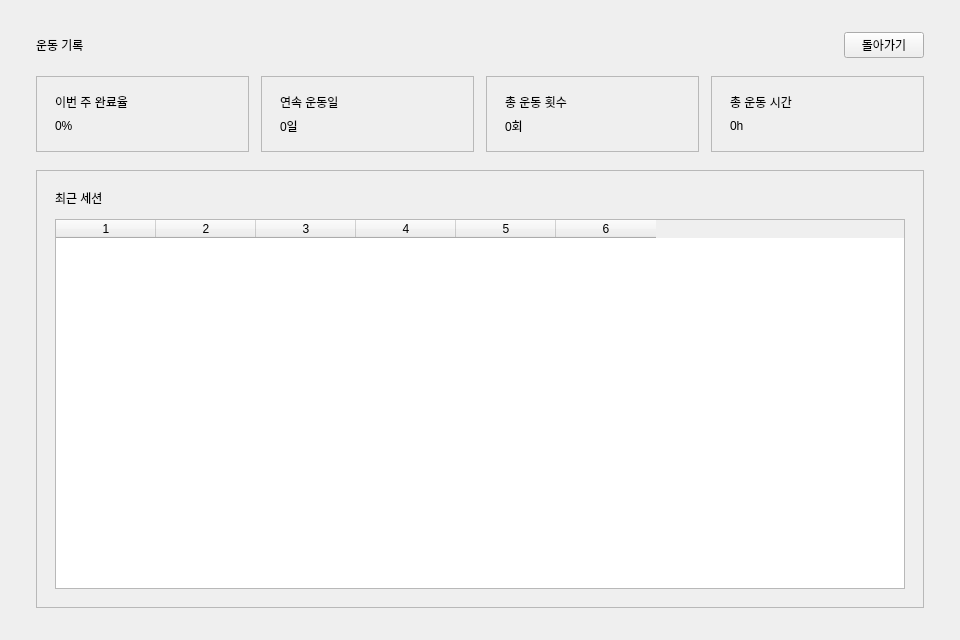
<?xml version="1.0" encoding="UTF-8"?>
<ui version="4.0">
 <class>History</class>
 <widget class="QWidget" name="historyPage">
  <property name="geometry">
   <rect>
    <x>0</x>
    <y>0</y>
    <width>960</width>
    <height>640</height>
   </rect>
  </property>
  <layout class="QVBoxLayout" name="historyLayout">
   <property name="leftMargin">
    <number>36</number>
   </property>
   <property name="topMargin">
    <number>32</number>
   </property>
   <property name="rightMargin">
    <number>36</number>
   </property>
   <property name="bottomMargin">
    <number>32</number>
   </property>
   <property name="spacing">
    <number>18</number>
   </property>
   <item>
    <layout class="QHBoxLayout" name="headerLayout">
     <item>
      <widget class="QLabel" name="titleLabel">
       <property name="text">
        <string>운동 기록</string>
       </property>
      </widget>
     </item>
     <item>
      <spacer name="headerSpacer">
       <property name="orientation">
        <enum>Qt::Horizontal</enum>
       </property>
       <property name="sizeHint" stdset="0">
        <size>
         <width>40</width>
         <height>20</height>
        </size>
       </property>
      </spacer>
     </item>
     <item>
      <widget class="QPushButton" name="backButton">
       <property name="minimumWidth">
        <number>120</number>
       </property>
       <property name="text">
        <string>돌아가기</string>
       </property>
      </widget>
     </item>
    </layout>
   </item>
   <item>
    <layout class="QHBoxLayout" name="summaryLayout">
     <property name="spacing">
      <number>12</number>
     </property>
     <item>
      <widget class="QFrame" name="cardFrame">
       <property name="frameShape">
        <enum>QFrame::StyledPanel</enum>
       </property>
       <layout class="QVBoxLayout" name="completionCardLayout">
        <property name="leftMargin"><number>18</number></property>
        <property name="topMargin"><number>16</number></property>
        <property name="rightMargin"><number>18</number></property>
        <property name="bottomMargin"><number>16</number></property>
        <item>
         <widget class="QLabel" name="completionRateCaptionLabel">
          <property name="text">
           <string>이번 주 완료율</string>
          </property>
          <property name="role" stdset="0">
           <string>muted</string>
          </property>
         </widget>
        </item>
        <item>
         <widget class="QLabel" name="completionRateLabel">
          <property name="text">
           <string>0%</string>
          </property>
          <property name="role" stdset="0">
           <string>metric</string>
          </property>
         </widget>
        </item>
       </layout>
      </widget>
     </item>
     <item>
      <widget class="QFrame" name="cardFrame">
       <property name="frameShape">
        <enum>QFrame::StyledPanel</enum>
       </property>
       <layout class="QVBoxLayout" name="streakCardLayout">
        <property name="leftMargin"><number>18</number></property>
        <property name="topMargin"><number>16</number></property>
        <property name="rightMargin"><number>18</number></property>
        <property name="bottomMargin"><number>16</number></property>
        <item>
         <widget class="QLabel" name="streakCaptionLabel">
          <property name="text">
           <string>연속 운동일</string>
          </property>
          <property name="role" stdset="0">
           <string>muted</string>
          </property>
         </widget>
        </item>
        <item>
         <widget class="QLabel" name="streakLabel">
          <property name="text">
           <string>0일</string>
          </property>
          <property name="role" stdset="0">
           <string>metric</string>
          </property>
         </widget>
        </item>
       </layout>
      </widget>
     </item>
     <item>
      <widget class="QFrame" name="cardFrame">
       <property name="frameShape">
        <enum>QFrame::StyledPanel</enum>
       </property>
       <layout class="QVBoxLayout" name="sessionsCardLayout">
        <property name="leftMargin"><number>18</number></property>
        <property name="topMargin"><number>16</number></property>
        <property name="rightMargin"><number>18</number></property>
        <property name="bottomMargin"><number>16</number></property>
        <item>
         <widget class="QLabel" name="totalSessionsCaptionLabel">
          <property name="text">
           <string>총 운동 횟수</string>
          </property>
          <property name="role" stdset="0">
           <string>muted</string>
          </property>
         </widget>
        </item>
        <item>
         <widget class="QLabel" name="totalSessionsLabel">
          <property name="text">
           <string>0회</string>
          </property>
          <property name="role" stdset="0">
           <string>metric</string>
          </property>
         </widget>
        </item>
       </layout>
      </widget>
     </item>
     <item>
      <widget class="QFrame" name="cardFrame">
       <property name="frameShape">
        <enum>QFrame::StyledPanel</enum>
       </property>
       <layout class="QVBoxLayout" name="hoursCardLayout">
        <property name="leftMargin"><number>18</number></property>
        <property name="topMargin"><number>16</number></property>
        <property name="rightMargin"><number>18</number></property>
        <property name="bottomMargin"><number>16</number></property>
        <item>
         <widget class="QLabel" name="totalHoursCaptionLabel">
          <property name="text">
           <string>총 운동 시간</string>
          </property>
          <property name="role" stdset="0">
           <string>muted</string>
          </property>
         </widget>
        </item>
        <item>
         <widget class="QLabel" name="totalHoursLabel">
          <property name="text">
           <string>0h</string>
          </property>
          <property name="role" stdset="0">
           <string>metric</string>
          </property>
         </widget>
        </item>
       </layout>
      </widget>
     </item>
    </layout>
   </item>
   <item>
    <widget class="QFrame" name="cardFrame">
     <property name="frameShape">
      <enum>QFrame::StyledPanel</enum>
     </property>
     <layout class="QVBoxLayout" name="tableCardLayout">
      <property name="leftMargin">
       <number>18</number>
      </property>
      <property name="topMargin">
       <number>18</number>
      </property>
      <property name="rightMargin">
       <number>18</number>
      </property>
      <property name="bottomMargin">
       <number>18</number>
      </property>
      <property name="spacing">
       <number>12</number>
      </property>
      <item>
       <widget class="QLabel" name="sectionLabel">
        <property name="text">
         <string>최근 세션</string>
        </property>
       </widget>
      </item>
      <item>
       <widget class="QTableWidget" name="historyTable">
        <property name="alternatingRowColors">
         <bool>true</bool>
        </property>
        <property name="selectionMode">
         <enum>QAbstractItemView::SingleSelection</enum>
        </property>
        <property name="selectionBehavior">
         <enum>QAbstractItemView::SelectRows</enum>
        </property>
        <property name="showGrid">
         <bool>false</bool>
        </property>
        <property name="rowCount">
         <number>0</number>
        </property>
        <property name="columnCount">
         <number>6</number>
        </property>
       </widget>
      </item>
     </layout>
    </widget>
   </item>
  </layout>
 </widget>
 <resources/>
 <connections/>
</ui>
